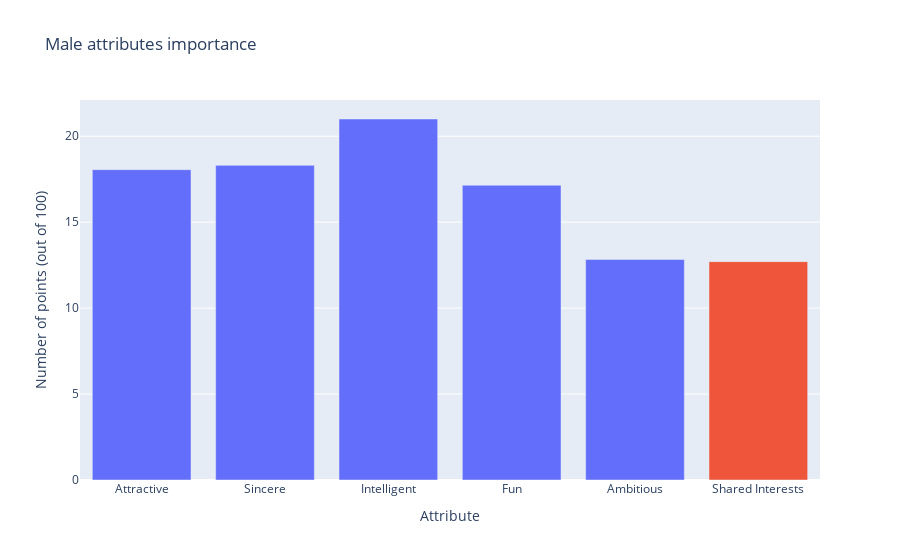

This figure's notebook cell:
### Markdown cell above
### Least desirable attributes

### Code cell
attr_transcode = {"attr1_1":"Attractive",
                  "sinc1_1":"Sincere",
                  "intel1_1":"Intelligent",
                  "fun1_1":"Fun",
                  "amb1_1":"Ambitious",
                  "shar1_1":"Shared Interests"}

graph_labels = {"attribute":"Attribute",
                "points":"Number of points (out of 100)"}

columns_names = ["attribute", "points"]

df_fem_not = pd.DataFrame(dataset[dataset["gender"]==0].loc[:,list(attr_transcode.keys())].mean().reset_index())
df_fem_not.columns = columns_names
df_fem_not["attribute"] = df_fem_not["attribute"].apply(lambda x : attr_transcode.get(x))
df_fem_not["min"] = df_fem_not["points"].apply(lambda x : True if x == df_fem_not["points"].min() else False)

display(df_fem_not.head(6))

fig_1 = px.bar(df_fem_not,
             x=df_fem_not["attribute"],
             y=df_fem_not["points"],
             title="Male attributes importance ",
             labels=graph_labels,
             category_orders={"attribute":list(attr_transcode.values())},
             color=df_fem_not["min"],
             color_discrete_map={True:px.colors.qualitative.Plotly[1], False:px.colors.qualitative.Plotly[0]}
             )

fig_1.update_layout(showlegend=False)

fig_1.show()

### Figure 1 — Plotly figure (JSON) as saved in the notebook; plotly's stock layout.template omitted (floating-point values rounded to 4 significant figures)
{"data": [{"alignmentgroup": "True", "hovertemplate": "min=False<br>Attribute=%{x}<br>Number of points (out of 100)=%{y}<extra></extra>", "legendgroup": "False", "marker": {"color": "#636EFA", "pattern": {"shape": ""}}, "name": "False", "offsetgroup": "False", "orientation": "v", "showlegend": true, "textposition": "auto", "type": "bar", "x": ["Attractive", "Sincere", "Intelligent", "Fun", "Ambitious"], "xaxis": "x", "y": [18.06, 18.31, 21.0, 17.15, 12.83], "yaxis": "y"}, {"alignmentgroup": "True", "hovertemplate": "min=True<br>Attribute=%{x}<br>Number of points (out of 100)=%{y}<extra></extra>", "legendgroup": "True", "marker": {"color": "#EF553B", "pattern": {"shape": ""}}, "name": "True", "offsetgroup": "True", "orientation": "v", "showlegend": true, "textposition": "auto", "type": "bar", "x": ["Shared Interests"], "xaxis": "x", "y": [12.7], "yaxis": "y"}], "layout": {"barmode": "relative", "legend": {"title": {"text": "min"}, "tracegroupgap": 0}, "showlegend": false, "title": {"text": "Male attributes importance "}, "xaxis": {"anchor": "y", "categoryarray": ["Attractive", "Sincere", "Intelligent", "Fun", "Ambitious", "Shared Interests"], "categoryorder": "array", "domain": [0, 1], "title": {"text": "Attribute"}}, "yaxis": {"anchor": "x", "domain": [0, 1], "title": {"text": "Number of points (out of 100)"}}}}
